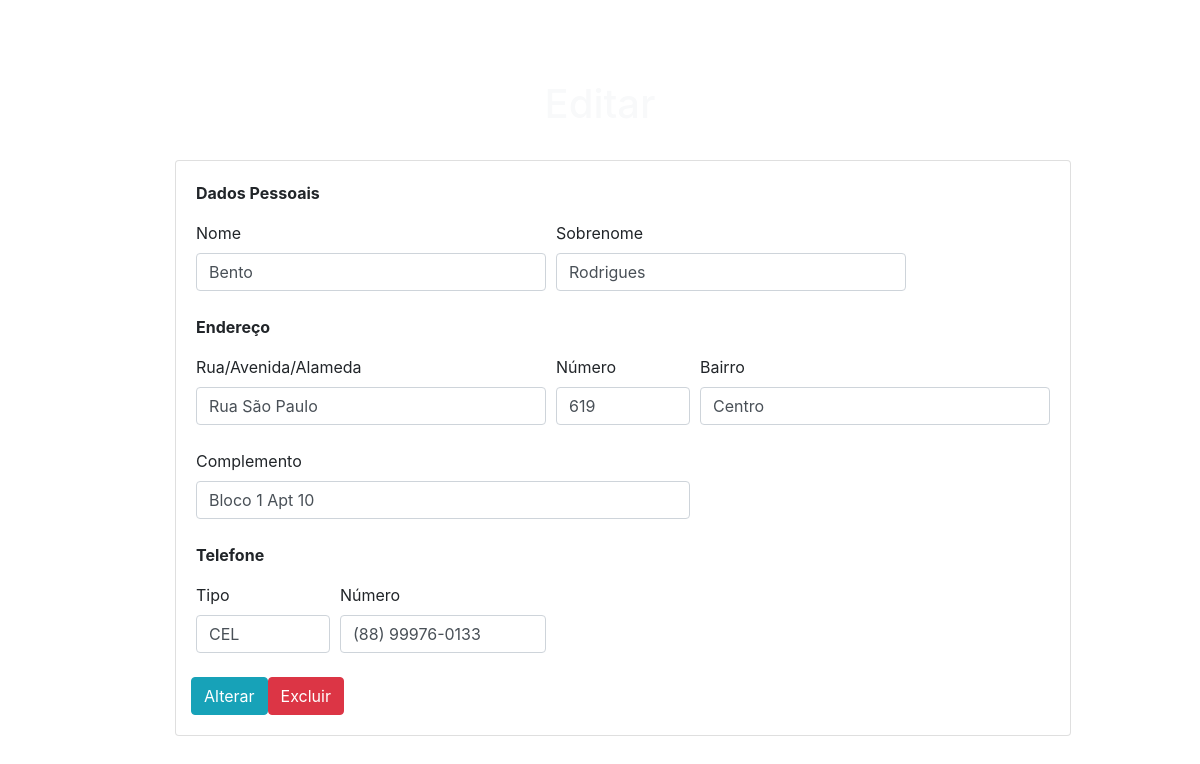
Page /2/editar/ on the committed database.
### tables this page shows
CREATE TABLE cliente(
	id INTEGER PRIMARY KEY AUTOINCREMENT,
	nome TEXT(30) NOT NULL,
	sobrenome TEXT(30) NOT NULL
);

CREATE TABLE endereco(
	id INTEGER PRIMARY KEY AUTOINCREMENT,
	clienteid INT,
	rua TEXT(150) NOT NULL,
	numero TEXT(20),
	bairro TEXT(50) NOT NULL,
	complemento TEXT (150),
	CONSTRAINT fk_endereco_cliente FOREIGN KEY(clienteid) REFERENCES cliente(id)
);

CREATE TABLE telefone(
	id INTEGER PRIMARY KEY AUTOINCREMENT,
	tipo TEXT(3) NOT NULL,
	telnum TEXT(15) NOT NULL,
	clienteid INT,
	CHECK (TIPO IN ('RES','COM','CEL')),
	FOREIGN KEY(clienteid) REFERENCES cliente(id)
);

### app.py (the view, shortened to what this page needs)
@app.route('/<int:id>/editar/', methods=('GET', 'POST'))
def editar(id):
    cliente = get_cliente(id)
    endereco = get_endereco(id)
    telefone = get_telefone(id)
    return render_template('editar.html', cliente=cliente, endereco=endereco, telefone=telefone)

### app.py (called while the page is built)
def get_db_connection():
    conn = sqlite3.connect('database.db')
    conn.row_factory = sqlite3.Row
    return conn

def get_cliente(cliente_id):
    conn = get_db_connection()
    cliente = conn.execute('SELECT * FROM cliente WHERE id = ?',
                        (cliente_id,)).fetchone()
    conn.close()
    if cliente is None:
        abort(404)
    return cliente

def get_endereco(endereco_id):
    conn = get_db_connection()
    endereco = conn.execute('SELECT * FROM endereco WHERE id = ?',
                        (endereco_id,)).fetchone()
    conn.close()
    if endereco is None:
        abort(404)
    return endereco

def get_telefone(telefone_id):
    conn = get_db_connection()
    telefone = conn.execute('SELECT * FROM telefone WHERE id = ?',
                        (telefone_id,)).fetchone()
    conn.close()
    if telefone is None:
        abort(404)
    return telefone

### templates/editar.html (shortened to what this page needs)
<!DOCTYPE html>
<html lang="pt-br">
  <head>
    <link rel="stylesheet" href="https://stackpath.bootstrapcdn.com/bootstrap/4.1.3/css/bootstrap.min.css">
  </head>
  <body>
            <nav class="navbar navbar-expand-lg navbar-dark shadow-5-strong justify-content-center">
                    <ul class="navbar-nav me-auto mb-2 mb-lg-0"f>
                        <li class="nav-item">
                            <a class="nav-link active" href="{{url_for('index')}}">Início</a>
                        </li>
                        <li class="nav-item">
                            <a class="nav-link active" href="{{url_for('clientes')}}">Clientes</a>
                        </li>
                        <li class="nav-item">
                            <a class="nav-link" href="{{url_for('cadastro')}}">Cadastro</a>
                        </li>
                    </ul>
                </nav>
                <br>
                <div class="content">
            {% block content %}
                    <h1 class="text-center text-light">{% block title %} Editar {% endblock%}</h1>
                <br>
                <div class="mx-auto" style="width: 850px;">
                <div class="card" style="width: 56rem;">
                  <div class="card-body">
                    <p class="font-weight-bold">Dados Pessoais</p>
                        <form method="post">
                            <div class="form-row">
                                <div class="col-5">
                                    <label for="nome">Nome</label>
                                    <br>
                                    <input type="text" class = "form-control" name="nome"
                                           placeholder="Inserir nome"
                                           value="{{ request.form['nome'] or cliente['nome'] }}"></input>
                                    <br>
                                </div>
                                <div class="col-5">
                                    <label for="sobrenome">Sobrenome</label>
                                    <br>
                                    <input type="text" class = "form-control" name="sobrenome"
                                           placeholder="Inserir sobrenome"
                                           value="{{ request.form['sobrenome'] or cliente['sobrenome'] }}"></input>
                                    <br>
                                </div>
                            </div>
                            <p class="font-weight-bold">Endereço</p>
                            <div class="form-row">
                                <div class="col-5">
                                    <label for="rua">Rua/Avenida/Alameda</label>
                                    <br>
                                    <input type="text" class = "form-control" name="rua"
                                           placeholder="Ex: rua dos bobos"
                                           value="{{ request.form['rua'] or endereco['rua'] }}"></input>
                                    <br>
                                </div>
                                <div class="col-2">
                                    <label for="numero">Número</label>
                                    <br>
                                    <input type="text" class = "form-control" name="numero"
                                           placeholder="Ex: 999"
                                           value="{{ request.form['numero'] or endereco['numero'] }}"></input>
                                    <br>
                                </div>
                                <div class="col-5">
                                    <label for="bairro">Bairro</label>
                                    <br>
                                    <input type="text" class = "form-control" name="bairro"
                                           placeholder="Ex: Jardin Europa"
                                           value="{{ request.form['bairro'] or endereco ['bairro'] }}"></input>
                                    <br>
                                </div>
                            </div>
                            <div class="form-row">
                            <div class="col-7">
                                <label for="Complemento">Complemento</label>
                                <br>
                                <input type="text" class = "form-control" name="complemento"
                                       placeholder="Ex: próximo a padaria"
                                       value="{{ request.form['complemento'] or endereco['complemento'] }}"></input>
                                <br>
                            </div>
                            </div>
                            <p class="font-weight-bold">Telefone</p>
                            <div class="form-row">
                                <div class="col-2">
                                    <label for="tipo">Tipo</label>
                                    <br>
                                    <input type="text" class = "form-control  text-uppercase" name="tipo"
                                           placeholder="RES, COM ou CEL"
                                           value="{{ request.form['tipo'] or telefone['tipo'] }}"></input>
                                    <br>
                                </div>
                                <div class="col-3">
                                    <label for="telnum">Número</label>
                                    <br>
                                    <input type="text" class = "form-control" name="telnum"
                                           placeholder="(xx) xxxx-xxxx"
                                           value="{{ request.form['telnum'] or telefone['telnum'] }}"></input>
                                    <br>
                                </div>
                            </div>
                                <div class="form-row">
                                <button type="submit" class="btn btn-info">Alterar</button>
                        </form>
                                <form action="{{ url_for('excluir', id=cliente['id']) }}" method="POST">
                                <input type="submit" class="btn btn-danger" value="Excluir"
                                        onclick="return confirm('Você tem certeza de que deseja excluir esse cliente?')">
                                </form>
                                </div>
                        </div>
                    </div>
                </div>
            {% endblock %}
  </body>
</html>

### templates/editar.html (style rules this page uses)
body { background-image: url('../../static/img/bread1.jpg'); background-repeat: no-repeat; background-size: cover; }

### rows in the picture
cliente: nome "Bento", sobrenome "Rodrigues"
endereco: rua "Rua São Paulo", numero "619", bairro "Centro", complemento "Bloco 1 Apt 10"
telefone: tipo "CEL", telnum "(88) 99976-0133"
